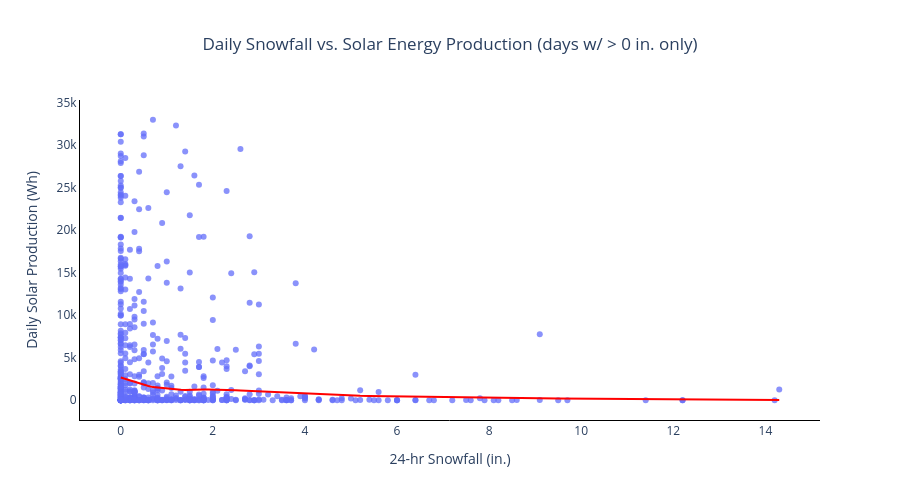

The code cell stored with this chart in its notebook:
### Markdown cell above
Let's make another scatterplot, but without 'No snow' (as to better understand the relationship between snowfall and solar production).

### Code cell
snowfall_vs_solar_filter = px.scatter(
    snow_solar_analysis.query('snow_day == "Snow day"'),
    x='snowfall',
    y='daily_total',
    opacity=0.75,
    trendline='lowess',
    trendline_color_override='red',
    height=500,
    title='Daily Snowfall vs. Solar Energy Production (days w/ > 0 in. only)',
    labels={
        'snowfall': '24-hr Snowfall (in.)',
        'daily_total': 'Daily Solar Production (Wh)'
    }
).update_xaxes(
    showgrid=False,
    showline=True,
    linewidth=1,
    linecolor='black'
).update_yaxes(
    showgrid=False,
    showline=True,
    linewidth=1,
    linecolor='black'
).update_layout(
    title={'x': 0.5},
    plot_bgcolor='rgba(0,0,0,0)'
)

snowfall_vs_solar_filter.show()

### Figure 1 — Plotly figure (JSON) as saved in the notebook; plotly's stock layout.template omitted (floating-point values rounded to 4 significant figures; data arrays with more than 128 entries replaced by an {"elided": "..."} marker saying what was removed)
{"data": [{"hovertemplate": "24-hr Snowfall (in.)=%{x}<br>Daily Solar Production (Wh)=%{y}<extra></extra>", "legendgroup": "", "marker": {"color": "#636efa", "opacity": 0.75, "symbol": "circle"}, "mode": "markers", "name": "", "orientation": "v", "showlegend": false, "type": "scatter", "x": {"elided": "536 float values"}, "xaxis": "x", "y": {"elided": "536 float values"}, "yaxis": "y"}, {"hovertemplate": "<b>LOWESS trendline</b><br><br>24-hr Snowfall (in.)=%{x}<br>Daily Solar Production (Wh)=%{y} <b>(trend)</b><extra></extra>", "legendgroup": "", "line": {"color": "red"}, "marker": {"color": "#636efa", "symbol": "circle"}, "mode": "lines", "name": "", "showlegend": false, "type": "scatter", "x": {"elided": "536 float values"}, "xaxis": "x", "y": {"elided": "536 float values"}, "yaxis": "y"}], "layout": {"height": 500, "legend": {"tracegroupgap": 0}, "plot_bgcolor": "rgba(0,0,0,0)", "title": {"text": "Daily Snowfall vs. Solar Energy Production (days w/ > 0 in. only)", "x": 0.5}, "xaxis": {"anchor": "y", "domain": [0, 1], "linecolor": "black", "linewidth": 1, "showgrid": false, "showline": true, "title": {"text": "24-hr Snowfall (in.)"}}, "yaxis": {"anchor": "x", "domain": [0, 1], "linecolor": "black", "linewidth": 1, "showgrid": false, "showline": true, "title": {"text": "Daily Solar Production (Wh)"}}}}
